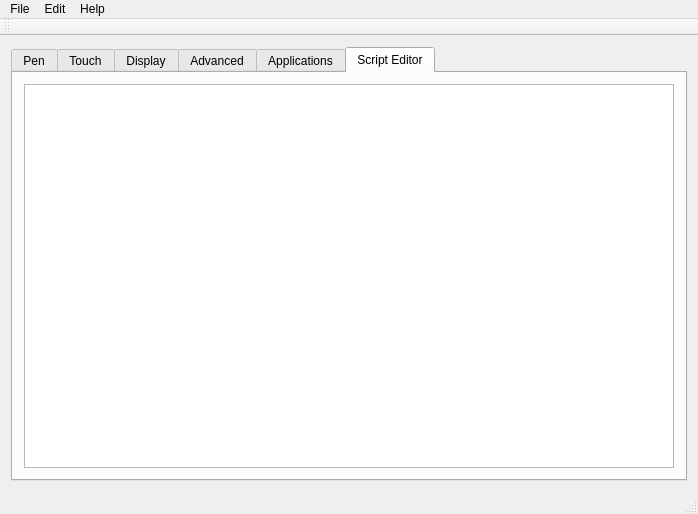
<?xml version="1.0" encoding="UTF-8"?>
<ui version="4.0">
 <class>MainWindow</class>
 <widget class="QMainWindow" name="MainWindow">
  <property name="geometry">
   <rect>
    <x>0</x>
    <y>0</y>
    <width>698</width>
    <height>514</height>
   </rect>
  </property>
  <property name="windowTitle">
   <string>MainWindow</string>
  </property>
  <property name="documentMode">
   <bool>false</bool>
  </property>
  <property name="tabShape">
   <enum>QTabWidget::Triangular</enum>
  </property>
  <widget class="QWidget" name="centralWidget">
   <layout class="QVBoxLayout" name="verticalLayout">
    <item>
     <widget class="QTabWidget" name="tabWidget">
      <property name="tabPosition">
       <enum>QTabWidget::North</enum>
      </property>
      <property name="tabShape">
       <enum>QTabWidget::Rounded</enum>
      </property>
      <property name="currentIndex">
       <number>5</number>
      </property>
      <widget class="QWidget" name="penTab">
       <attribute name="title">
        <string>Pen</string>
       </attribute>
       <widget class="QLabel" name="label">
        <property name="geometry">
         <rect>
          <x>40</x>
          <y>40</y>
          <width>31</width>
          <height>321</height>
         </rect>
        </property>
        <property name="text">
         <string/>
        </property>
        <property name="pixmap">
         <pixmap resource="Resources.qrc">:/new/images/pen.png</pixmap>
        </property>
        <property name="scaledContents">
         <bool>true</bool>
        </property>
       </widget>
       <widget class="Line" name="line">
        <property name="geometry">
         <rect>
          <x>60</x>
          <y>230</y>
          <width>118</width>
          <height>3</height>
         </rect>
        </property>
        <property name="frameShadow">
         <enum>QFrame::Plain</enum>
        </property>
        <property name="orientation">
         <enum>Qt::Horizontal</enum>
        </property>
       </widget>
       <widget class="Line" name="line_2">
        <property name="geometry">
         <rect>
          <x>60</x>
          <y>260</y>
          <width>118</width>
          <height>3</height>
         </rect>
        </property>
        <property name="frameShadow">
         <enum>QFrame::Plain</enum>
        </property>
        <property name="orientation">
         <enum>Qt::Horizontal</enum>
        </property>
       </widget>
       <widget class="QComboBox" name="comboBox">
        <property name="geometry">
         <rect>
          <x>180</x>
          <y>220</y>
          <width>141</width>
          <height>27</height>
         </rect>
        </property>
       </widget>
       <widget class="QComboBox" name="comboBox_2">
        <property name="geometry">
         <rect>
          <x>180</x>
          <y>250</y>
          <width>141</width>
          <height>27</height>
         </rect>
        </property>
       </widget>
       <widget class="QSlider" name="tipSensSlider">
        <property name="geometry">
         <rect>
          <x>159</x>
          <y>330</y>
          <width>171</width>
          <height>20</height>
         </rect>
        </property>
        <property name="orientation">
         <enum>Qt::Horizontal</enum>
        </property>
       </widget>
       <widget class="Line" name="line_3">
        <property name="geometry">
         <rect>
          <x>60</x>
          <y>330</y>
          <width>101</width>
          <height>20</height>
         </rect>
        </property>
        <property name="frameShadow">
         <enum>QFrame::Plain</enum>
        </property>
        <property name="orientation">
         <enum>Qt::Horizontal</enum>
        </property>
       </widget>
       <widget class="Line" name="line_4">
        <property name="geometry">
         <rect>
          <x>60</x>
          <y>50</y>
          <width>118</width>
          <height>3</height>
         </rect>
        </property>
        <property name="frameShadow">
         <enum>QFrame::Plain</enum>
        </property>
        <property name="orientation">
         <enum>Qt::Horizontal</enum>
        </property>
       </widget>
       <widget class="QSlider" name="eraserSensSlider">
        <property name="geometry">
         <rect>
          <x>170</x>
          <y>40</y>
          <width>171</width>
          <height>20</height>
         </rect>
        </property>
        <property name="orientation">
         <enum>Qt::Horizontal</enum>
        </property>
       </widget>
       <widget class="QLineEdit" name="eraserSensLineEdit">
        <property name="geometry">
         <rect>
          <x>220</x>
          <y>60</y>
          <width>51</width>
          <height>27</height>
         </rect>
        </property>
        <property name="text">
         <string>0 %</string>
        </property>
       </widget>
       <widget class="QLineEdit" name="tipSensLineEdit">
        <property name="geometry">
         <rect>
          <x>232</x>
          <y>350</y>
          <width>51</width>
          <height>27</height>
         </rect>
        </property>
        <property name="text">
         <string>0 %</string>
        </property>
       </widget>
      </widget>
      <widget class="QWidget" name="touchTab">
       <attribute name="title">
        <string>Touch</string>
       </attribute>
       <widget class="QCheckBox" name="checkBox">
        <property name="geometry">
         <rect>
          <x>40</x>
          <y>110</y>
          <width>121</width>
          <height>22</height>
         </rect>
        </property>
        <property name="text">
         <string>Touch Enabled</string>
        </property>
       </widget>
       <widget class="QLabel" name="label_2">
        <property name="geometry">
         <rect>
          <x>190</x>
          <y>-127</y>
          <width>472</width>
          <height>631</height>
         </rect>
        </property>
        <property name="text">
         <string/>
        </property>
        <property name="pixmap">
         <pixmap resource="Resources.qrc">:/new/images/tablet.svg</pixmap>
        </property>
        <property name="scaledContents">
         <bool>true</bool>
        </property>
       </widget>
       <widget class="Line" name="line_5">
        <property name="geometry">
         <rect>
          <x>170</x>
          <y>110</y>
          <width>161</width>
          <height>16</height>
         </rect>
        </property>
        <property name="frameShadow">
         <enum>QFrame::Plain</enum>
        </property>
        <property name="orientation">
         <enum>Qt::Horizontal</enum>
        </property>
       </widget>
       <zorder>label_2</zorder>
       <zorder>checkBox</zorder>
       <zorder>line_5</zorder>
      </widget>
      <widget class="QWidget" name="displayTab">
       <attribute name="title">
        <string>Display</string>
       </attribute>
       <widget class="QLabel" name="label_3">
        <property name="geometry">
         <rect>
          <x>440</x>
          <y>10</y>
          <width>231</width>
          <height>351</height>
         </rect>
        </property>
        <property name="text">
         <string/>
        </property>
        <property name="pixmap">
         <pixmap resource="Resources.qrc">:/new/images/display.svg</pixmap>
        </property>
        <property name="scaledContents">
         <bool>true</bool>
        </property>
       </widget>
      </widget>
      <widget class="QWidget" name="advancedTab">
       <attribute name="title">
        <string>Advanced</string>
       </attribute>
      </widget>
      <widget class="QWidget" name="appsTab">
       <attribute name="title">
        <string>Applications</string>
       </attribute>
      </widget>
      <widget class="QWidget" name="scriptTab">
       <attribute name="title">
        <string>Script Editor</string>
       </attribute>
       <layout class="QHBoxLayout" name="horizontalLayout">
        <item>
         <widget class="QTextBrowser" name="textBrowser"/>
        </item>
       </layout>
      </widget>
     </widget>
    </item>
   </layout>
  </widget>
  <widget class="QMenuBar" name="menuBar">
   <property name="geometry">
    <rect>
     <x>0</x>
     <y>0</y>
     <width>698</width>
     <height>25</height>
    </rect>
   </property>
   <widget class="QMenu" name="menuFile">
    <property name="title">
     <string>File</string>
    </property>
    <addaction name="action_New"/>
    <addaction name="action_Open"/>
    <addaction name="action_Save"/>
    <addaction name="actionSave_As"/>
    <addaction name="separator"/>
    <addaction name="action_Quit"/>
   </widget>
   <widget class="QMenu" name="menuEdit">
    <property name="title">
     <string>Edit</string>
    </property>
    <addaction name="actionUndo"/>
    <addaction name="actionRedo"/>
    <addaction name="separator"/>
    <addaction name="actionCopy"/>
    <addaction name="actionCopy_2"/>
    <addaction name="actionPaste"/>
    <addaction name="actionClear"/>
   </widget>
   <widget class="QMenu" name="menuHelp">
    <property name="title">
     <string>Help</string>
    </property>
    <addaction name="actionAbout"/>
   </widget>
   <addaction name="menuFile"/>
   <addaction name="menuEdit"/>
   <addaction name="menuHelp"/>
  </widget>
  <widget class="QToolBar" name="mainToolBar">
   <attribute name="toolBarArea">
    <enum>TopToolBarArea</enum>
   </attribute>
   <attribute name="toolBarBreak">
    <bool>false</bool>
   </attribute>
  </widget>
  <widget class="QStatusBar" name="statusBar"/>
  <action name="action_New">
   <property name="text">
    <string>&amp;New</string>
   </property>
  </action>
  <action name="action_Open">
   <property name="text">
    <string>&amp;Open</string>
   </property>
  </action>
  <action name="action_Save">
   <property name="text">
    <string>&amp;Save</string>
   </property>
  </action>
  <action name="actionSave_As">
   <property name="text">
    <string>Save &amp;As</string>
   </property>
  </action>
  <action name="action_Quit">
   <property name="text">
    <string>&amp;Quit</string>
   </property>
  </action>
  <action name="actionUndo">
   <property name="text">
    <string>Undo</string>
   </property>
  </action>
  <action name="actionRedo">
   <property name="text">
    <string>Redo</string>
   </property>
  </action>
  <action name="actionCopy">
   <property name="text">
    <string>Cut</string>
   </property>
  </action>
  <action name="actionCopy_2">
   <property name="text">
    <string>Copy</string>
   </property>
  </action>
  <action name="actionPaste">
   <property name="text">
    <string>Paste</string>
   </property>
  </action>
  <action name="actionClear">
   <property name="text">
    <string>Clear</string>
   </property>
  </action>
  <action name="actionAbout">
   <property name="text">
    <string>About</string>
   </property>
  </action>
 </widget>
 <layoutdefault spacing="6" margin="11"/>
 <resources>
  <include location="Resources.qrc"/>
 </resources>
 <connections/>
</ui>
